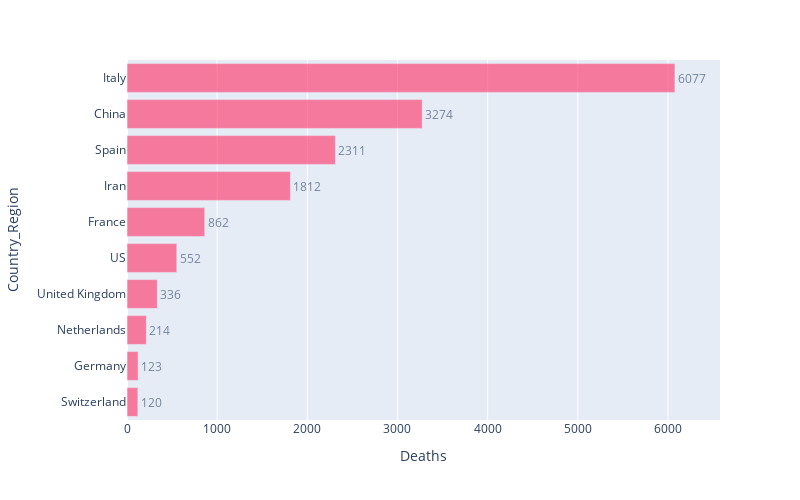

The code cell stored with this chart in its notebook:
### Markdown cell above
### Décédés

### Code cell
fig = px.bar(classement.sort_values('Deaths', ascending=False).head(10).sort_values('Deaths', ascending=True), 
             x="Deaths", y="Country_Region", text='Deaths', orientation='h', 
             width=800, height=500, range_x = [0, max(classement['Deaths'])+500])
fig.update_traces(marker_color=colorRed, opacity=0.6, textposition='outside')
iplot(fig)

### Figure 1 — Plotly figure (JSON) as saved in the notebook; plotly's stock layout.template omitted (floating-point values rounded to 4 significant figures)
{"data": [{"alignmentgroup": "True", "hoverlabel": {"namelength": 0}, "hovertemplate": "Deaths=%{text}<br>Country_Region=%{y}", "legendgroup": "", "marker": {"color": "#ff2e63"}, "name": "", "offsetgroup": "", "opacity": 0.6, "orientation": "h", "showlegend": false, "text": [120, 123, 214, 336, 552, 862, 1812, 2311, 3274, 6077], "textposition": "outside", "type": "bar", "x": [120, 123, 214, 336, 552, 862, 1812, 2311, 3274, 6077], "xaxis": "x", "y": ["Switzerland", "Germany", "Netherlands", "United Kingdom", "US", "France", "Iran", "Spain", "China", "Italy"], "yaxis": "y"}], "layout": {"barmode": "relative", "height": 500, "legend": {"tracegroupgap": 0}, "margin": {"t": 60}, "width": 800, "xaxis": {"anchor": "y", "domain": [0, 1], "range": [0, 6577], "title": {"text": "Deaths"}}, "yaxis": {"anchor": "x", "domain": [0, 1], "title": {"text": "Country_Region"}}}}
